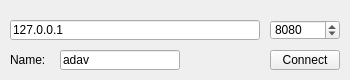
<?xml version="1.0" encoding="UTF-8"?>
<ui version="4.0">
 <class>Connect</class>
 <widget class="QWidget" name="Connect">
  <property name="geometry">
   <rect>
    <x>0</x>
    <y>0</y>
    <width>350</width>
    <height>80</height>
   </rect>
  </property>
  <property name="minimumSize">
   <size>
    <width>350</width>
    <height>80</height>
   </size>
  </property>
  <property name="maximumSize">
   <size>
    <width>350</width>
    <height>80</height>
   </size>
  </property>
  <property name="windowTitle">
   <string>Connecting menu</string>
  </property>
  <property name="inputMethodHints">
   <set>Qt::ImhDigitsOnly</set>
  </property>
  <widget class="QLineEdit" name="addressEdit">
   <property name="geometry">
    <rect>
     <x>10</x>
     <y>20</y>
     <width>250</width>
     <height>20</height>
    </rect>
   </property>
   <property name="inputMethodHints">
    <set>Qt::ImhDigitsOnly</set>
   </property>
   <property name="text">
    <string>127.0.0.1</string>
   </property>
   <property name="placeholderText">
    <string>127.0.0.1</string>
   </property>
  </widget>
  <widget class="QPushButton" name="connectButton">
   <property name="geometry">
    <rect>
     <x>270</x>
     <y>50</y>
     <width>70</width>
     <height>20</height>
    </rect>
   </property>
   <property name="text">
    <string>Connect</string>
   </property>
  </widget>
  <widget class="QSpinBox" name="portSpinBox">
   <property name="geometry">
    <rect>
     <x>270</x>
     <y>20</y>
     <width>70</width>
     <height>20</height>
    </rect>
   </property>
   <property name="minimum">
    <number>1</number>
   </property>
   <property name="maximum">
    <number>65535</number>
   </property>
   <property name="value">
    <number>8080</number>
   </property>
  </widget>
  <widget class="QLineEdit" name="nameEdit">
   <property name="geometry">
    <rect>
     <x>60</x>
     <y>50</y>
     <width>120</width>
     <height>20</height>
    </rect>
   </property>
   <property name="toolTip">
    <string/>
   </property>
   <property name="text">
    <string>adav</string>
   </property>
   <property name="maxLength">
    <number>8</number>
   </property>
   <property name="placeholderText">
    <string>Gordon</string>
   </property>
  </widget>
  <widget class="QLabel" name="nameLabel">
   <property name="geometry">
    <rect>
     <x>10</x>
     <y>50</y>
     <width>40</width>
     <height>20</height>
    </rect>
   </property>
   <property name="text">
    <string>Name:</string>
   </property>
  </widget>
 </widget>
 <resources/>
 <connections/>
</ui>
